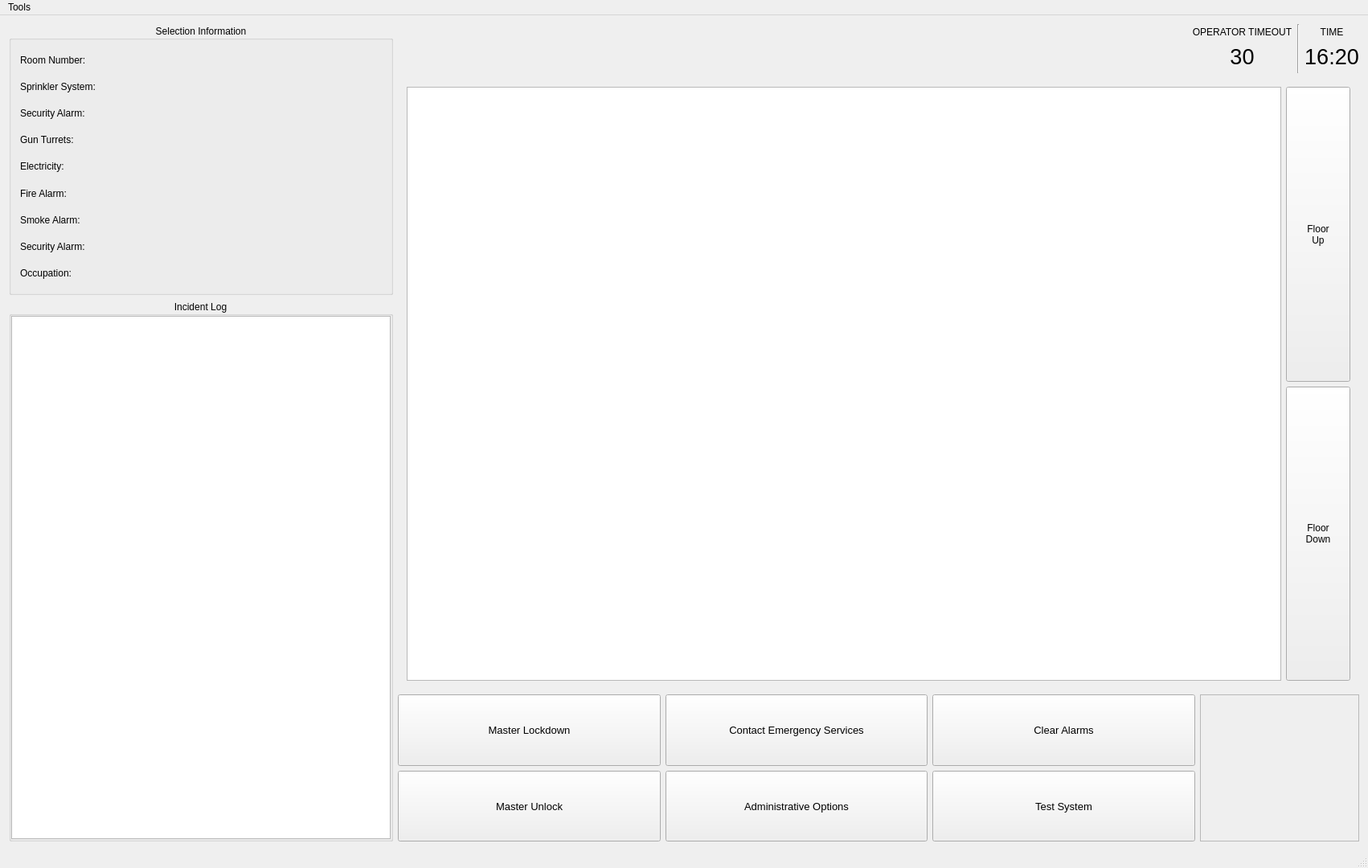
<?xml version="1.0" encoding="UTF-8"?>
<ui version="4.0">
 <class>MainWindow</class>
 <widget class="QMainWindow" name="MainWindow">
  <property name="geometry">
   <rect>
    <x>0</x>
    <y>0</y>
    <width>1702</width>
    <height>1080</height>
   </rect>
  </property>
  <property name="sizePolicy">
   <sizepolicy hsizetype="Preferred" vsizetype="Preferred">
    <horstretch>0</horstretch>
    <verstretch>0</verstretch>
   </sizepolicy>
  </property>
  <property name="minimumSize">
   <size>
    <width>1280</width>
    <height>720</height>
   </size>
  </property>
  <property name="maximumSize">
   <size>
    <width>1920</width>
    <height>1080</height>
   </size>
  </property>
  <property name="baseSize">
   <size>
    <width>1280</width>
    <height>720</height>
   </size>
  </property>
  <property name="windowTitle">
   <string>CSci463 Security System</string>
  </property>
  <widget class="QWidget" name="centralWidget">
   <property name="minimumSize">
    <size>
     <width>0</width>
     <height>0</height>
    </size>
   </property>
   <layout class="QGridLayout" name="gridLayout">
    <item row="0" column="0">
     <layout class="QHBoxLayout" name="masterHorizontalLayout" stretch="2,5">
      <property name="sizeConstraint">
       <enum>QLayout::SetDefaultConstraint</enum>
      </property>
      <property name="leftMargin">
       <number>0</number>
      </property>
      <item>
       <layout class="QVBoxLayout" name="leftColumn" stretch="5,10">
        <item>
         <widget class="QGroupBox" name="groupBoxSelectionInformation">
          <property name="title">
           <string>Selection Information</string>
          </property>
          <property name="alignment">
           <set>Qt::AlignCenter</set>
          </property>
          <layout class="QGridLayout" name="gridLayout_4">
           <item row="0" column="0">
            <layout class="QVBoxLayout" name="verticalLayout">
             <item>
              <widget class="QLabel" name="label_2">
               <property name="text">
                <string>Room Number:</string>
               </property>
              </widget>
             </item>
             <item>
              <layout class="QHBoxLayout" name="horizontalLayout">
               <item>
                <widget class="QLabel" name="label">
                 <property name="text">
                  <string>Sprinkler System:</string>
                 </property>
                </widget>
               </item>
               <item>
                <widget class="QLabel" name="labelSprinklerSystem">
                 <property name="text">
                  <string/>
                 </property>
                </widget>
               </item>
              </layout>
             </item>
             <item>
              <layout class="QHBoxLayout" name="horizontalLayout_2">
               <item>
                <widget class="QLabel" name="label_3">
                 <property name="text">
                  <string>Security Alarm:</string>
                 </property>
                </widget>
               </item>
               <item>
                <widget class="QLabel" name="labelSecurityAlarm">
                 <property name="text">
                  <string/>
                 </property>
                </widget>
               </item>
              </layout>
             </item>
             <item>
              <layout class="QHBoxLayout" name="horizontalLayout_3">
               <item>
                <widget class="QLabel" name="label_4">
                 <property name="text">
                  <string>Gun Turrets:</string>
                 </property>
                </widget>
               </item>
               <item>
                <widget class="QLabel" name="labelGunTurrets">
                 <property name="text">
                  <string/>
                 </property>
                </widget>
               </item>
              </layout>
             </item>
             <item>
              <layout class="QHBoxLayout" name="horizontalLayout_4">
               <item>
                <widget class="QLabel" name="label_5">
                 <property name="text">
                  <string>Electricity:</string>
                 </property>
                </widget>
               </item>
               <item>
                <widget class="QLabel" name="labelElectricity">
                 <property name="text">
                  <string/>
                 </property>
                </widget>
               </item>
              </layout>
             </item>
             <item>
              <layout class="QHBoxLayout" name="horizontalLayout_5">
               <item>
                <widget class="QLabel" name="label_6">
                 <property name="text">
                  <string>Fire Alarm:</string>
                 </property>
                </widget>
               </item>
               <item>
                <widget class="QLabel" name="labelFireAlarm">
                 <property name="text">
                  <string/>
                 </property>
                </widget>
               </item>
              </layout>
             </item>
             <item>
              <layout class="QHBoxLayout" name="horizontalLayout_6">
               <item>
                <widget class="QLabel" name="label_7">
                 <property name="text">
                  <string>Smoke Alarm:</string>
                 </property>
                </widget>
               </item>
               <item>
                <widget class="QLabel" name="labelSmokeAlarm">
                 <property name="text">
                  <string/>
                 </property>
                </widget>
               </item>
              </layout>
             </item>
             <item>
              <layout class="QHBoxLayout" name="horizontalLayout_7">
               <item>
                <widget class="QLabel" name="label_8">
                 <property name="text">
                  <string>Security Alarm:</string>
                 </property>
                </widget>
               </item>
               <item>
                <widget class="QLabel" name="labelSecurityAlarm_2">
                 <property name="text">
                  <string/>
                 </property>
                </widget>
               </item>
              </layout>
             </item>
             <item>
              <layout class="QHBoxLayout" name="horizontalLayout_8">
               <item>
                <widget class="QLabel" name="label_9">
                 <property name="text">
                  <string>Occupation:</string>
                 </property>
                </widget>
               </item>
               <item>
                <widget class="QLabel" name="labelOccupation">
                 <property name="text">
                  <string/>
                 </property>
                </widget>
               </item>
              </layout>
             </item>
            </layout>
           </item>
          </layout>
         </widget>
        </item>
        <item>
         <widget class="QGroupBox" name="groupBoxIncidenLog">
          <property name="title">
           <string>Incident Log</string>
          </property>
          <property name="alignment">
           <set>Qt::AlignCenter</set>
          </property>
          <property name="flat">
           <bool>false</bool>
          </property>
          <property name="checkable">
           <bool>false</bool>
          </property>
          <layout class="QGridLayout" name="gridLayout_2">
           <property name="leftMargin">
            <number>0</number>
           </property>
           <property name="topMargin">
            <number>0</number>
           </property>
           <property name="rightMargin">
            <number>0</number>
           </property>
           <property name="bottomMargin">
            <number>0</number>
           </property>
           <item row="1" column="0">
            <widget class="QListView" name="listViewIncidents">
             <property name="sizePolicy">
              <sizepolicy hsizetype="Expanding" vsizetype="Expanding">
               <horstretch>0</horstretch>
               <verstretch>0</verstretch>
              </sizepolicy>
             </property>
            </widget>
           </item>
          </layout>
         </widget>
        </item>
       </layout>
      </item>
      <item>
       <layout class="QVBoxLayout" name="mapLayout" stretch="2,25,6">
        <item>
         <layout class="QHBoxLayout" name="topToolBar" stretch="0,0,0,0,0">
          <item>
           <widget class="QLabel" name="labelEmergencyServices">
            <property name="text">
             <string/>
            </property>
           </widget>
          </item>
          <item>
           <spacer name="horizontalSpacer">
            <property name="orientation">
             <enum>Qt::Horizontal</enum>
            </property>
            <property name="sizeHint" stdset="0">
             <size>
              <width>40</width>
              <height>20</height>
             </size>
            </property>
           </spacer>
          </item>
          <item>
           <layout class="QVBoxLayout" name="verticalLayoutTimeout" stretch="1,2">
            <property name="spacing">
             <number>0</number>
            </property>
            <item>
             <widget class="QLabel" name="labelOperatorTimeoutSTATIC">
              <property name="text">
               <string>OPERATOR TIMEOUT</string>
              </property>
              <property name="alignment">
               <set>Qt::AlignCenter</set>
              </property>
             </widget>
            </item>
            <item>
             <widget class="QLabel" name="labelOperatorTimeout">
              <property name="font">
               <font>
                <pointsize>20</pointsize>
               </font>
              </property>
              <property name="text">
               <string>30</string>
              </property>
              <property name="alignment">
               <set>Qt::AlignCenter</set>
              </property>
             </widget>
            </item>
           </layout>
          </item>
          <item>
           <widget class="Line" name="line">
            <property name="orientation">
             <enum>Qt::Vertical</enum>
            </property>
           </widget>
          </item>
          <item>
           <layout class="QVBoxLayout" name="verticalLayoutTime" stretch="1,2">
            <property name="spacing">
             <number>0</number>
            </property>
            <item>
             <widget class="QLabel" name="labelTimeSTATIC">
              <property name="text">
               <string>TIME</string>
              </property>
              <property name="alignment">
               <set>Qt::AlignCenter</set>
              </property>
             </widget>
            </item>
            <item>
             <widget class="QLabel" name="labelTime">
              <property name="font">
               <font>
                <pointsize>20</pointsize>
               </font>
              </property>
              <property name="text">
               <string>16:20</string>
              </property>
              <property name="alignment">
               <set>Qt::AlignCenter</set>
              </property>
             </widget>
            </item>
           </layout>
          </item>
         </layout>
        </item>
        <item>
         <widget class="QWidget" name="widgetMapView" native="true">
          <layout class="QGridLayout" name="gridLayout_3" rowstretch="0" columnstretch="16,1">
           <item row="0" column="0">
            <widget class="BuildingView" name="buildingViewMap"/>
           </item>
           <item row="0" column="1">
            <layout class="QVBoxLayout" name="verticalLayout_2">
             <item>
              <widget class="QPushButton" name="pushButtonFloorUp">
               <property name="sizePolicy">
                <sizepolicy hsizetype="Minimum" vsizetype="Expanding">
                 <horstretch>0</horstretch>
                 <verstretch>0</verstretch>
                </sizepolicy>
               </property>
               <property name="text">
                <string>Floor
Up</string>
               </property>
              </widget>
             </item>
             <item>
              <widget class="QPushButton" name="pushButtonFloorDown">
               <property name="sizePolicy">
                <sizepolicy hsizetype="Minimum" vsizetype="Expanding">
                 <horstretch>0</horstretch>
                 <verstretch>0</verstretch>
                </sizepolicy>
               </property>
               <property name="text">
                <string>Floor
Down</string>
               </property>
              </widget>
             </item>
            </layout>
           </item>
          </layout>
         </widget>
        </item>
        <item>
         <layout class="QHBoxLayout" name="bottomRow" stretch="5,1">
          <item>
           <layout class="QGridLayout" name="bottomRowButtonGrid" columnstretch="0,0,0">
            <item row="1" column="1">
             <widget class="QPushButton" name="pushButtonAdminOptions">
              <property name="sizePolicy">
               <sizepolicy hsizetype="Minimum" vsizetype="Preferred">
                <horstretch>0</horstretch>
                <verstretch>0</verstretch>
               </sizepolicy>
              </property>
              <property name="font">
               <font>
                <pointsize>10</pointsize>
               </font>
              </property>
              <property name="text">
               <string>Administrative Options</string>
              </property>
             </widget>
            </item>
            <item row="1" column="0">
             <widget class="QPushButton" name="pushButtonMasterUnlock">
              <property name="sizePolicy">
               <sizepolicy hsizetype="Minimum" vsizetype="Preferred">
                <horstretch>0</horstretch>
                <verstretch>0</verstretch>
               </sizepolicy>
              </property>
              <property name="font">
               <font>
                <pointsize>10</pointsize>
               </font>
              </property>
              <property name="text">
               <string>Master Unlock</string>
              </property>
             </widget>
            </item>
            <item row="0" column="1">
             <widget class="QPushButton" name="pushButtonCEmergencyS">
              <property name="sizePolicy">
               <sizepolicy hsizetype="Minimum" vsizetype="Preferred">
                <horstretch>0</horstretch>
                <verstretch>0</verstretch>
               </sizepolicy>
              </property>
              <property name="font">
               <font>
                <pointsize>10</pointsize>
               </font>
              </property>
              <property name="text">
               <string>Contact Emergency Services</string>
              </property>
             </widget>
            </item>
            <item row="0" column="2">
             <widget class="QPushButton" name="pushButtonClearAlarms">
              <property name="sizePolicy">
               <sizepolicy hsizetype="Minimum" vsizetype="Preferred">
                <horstretch>0</horstretch>
                <verstretch>0</verstretch>
               </sizepolicy>
              </property>
              <property name="font">
               <font>
                <pointsize>10</pointsize>
               </font>
              </property>
              <property name="text">
               <string>Clear Alarms</string>
              </property>
             </widget>
            </item>
            <item row="1" column="2">
             <widget class="QPushButton" name="pushButtonTestStart">
              <property name="sizePolicy">
               <sizepolicy hsizetype="Minimum" vsizetype="Preferred">
                <horstretch>0</horstretch>
                <verstretch>0</verstretch>
               </sizepolicy>
              </property>
              <property name="font">
               <font>
                <pointsize>10</pointsize>
               </font>
              </property>
              <property name="text">
               <string>Test System</string>
              </property>
             </widget>
            </item>
            <item row="0" column="0">
             <widget class="QPushButton" name="pushButtonLockdown">
              <property name="sizePolicy">
               <sizepolicy hsizetype="Minimum" vsizetype="Preferred">
                <horstretch>0</horstretch>
                <verstretch>0</verstretch>
               </sizepolicy>
              </property>
              <property name="font">
               <font>
                <pointsize>10</pointsize>
               </font>
              </property>
              <property name="text">
               <string>Master Lockdown</string>
              </property>
             </widget>
            </item>
           </layout>
          </item>
          <item>
           <widget class="QFrame" name="frameKey">
            <property name="frameShape">
             <enum>QFrame::StyledPanel</enum>
            </property>
            <property name="frameShadow">
             <enum>QFrame::Raised</enum>
            </property>
           </widget>
          </item>
         </layout>
        </item>
       </layout>
      </item>
     </layout>
    </item>
   </layout>
  </widget>
  <widget class="QMenuBar" name="menuBar">
   <property name="geometry">
    <rect>
     <x>0</x>
     <y>0</y>
     <width>1702</width>
     <height>40</height>
    </rect>
   </property>
   <widget class="QMenu" name="menuTools">
    <property name="title">
     <string>Tools</string>
    </property>
    <addaction name="actionSystem_Test_GUI"/>
   </widget>
   <addaction name="menuTools"/>
  </widget>
  <widget class="QStatusBar" name="statusBar"/>
  <action name="actionSystem_Test_GUI">
   <property name="text">
    <string>System Test GUI</string>
   </property>
  </action>
 </widget>
 <layoutdefault spacing="6" margin="11"/>
 <customwidgets>
  <customwidget>
   <class>BuildingView</class>
   <extends>QGraphicsView</extends>
   <header location="global">buildingview.h</header>
   <slots>
    <signal>SelectionChanged()</signal>
    <slot>MapFloorUp()</slot>
    <slot>MapFloorDown()</slot>
   </slots>
  </customwidget>
 </customwidgets>
 <resources/>
 <connections>
  <connection>
   <sender>pushButtonFloorDown</sender>
   <signal>released()</signal>
   <receiver>buildingViewMap</receiver>
   <slot>MapFloorDown()</slot>
   <hints>
    <hint type="sourcelabel">
     <x>1657</x>
     <y>630</y>
    </hint>
    <hint type="destinationlabel">
     <x>1545</x>
     <y>630</y>
    </hint>
   </hints>
  </connection>
  <connection>
   <sender>pushButtonFloorUp</sender>
   <signal>released()</signal>
   <receiver>buildingViewMap</receiver>
   <slot>MapFloorUp()</slot>
   <hints>
    <hint type="sourcelabel">
     <x>1644</x>
     <y>317</y>
    </hint>
    <hint type="destinationlabel">
     <x>1552</x>
     <y>348</y>
    </hint>
   </hints>
  </connection>
  <connection>
   <sender>buildingViewMap</sender>
   <signal>SelectionChanged()</signal>
   <receiver>MainWindow</receiver>
   <slot>RoomSelectionUpdated()</slot>
   <hints>
    <hint type="sourcelabel">
     <x>1049</x>
     <y>479</y>
    </hint>
    <hint type="destinationlabel">
     <x>850</x>
     <y>539</y>
    </hint>
   </hints>
  </connection>
 </connections>
 <slots>
  <slot>RoomSelectionUpdated()</slot>
 </slots>
</ui>
